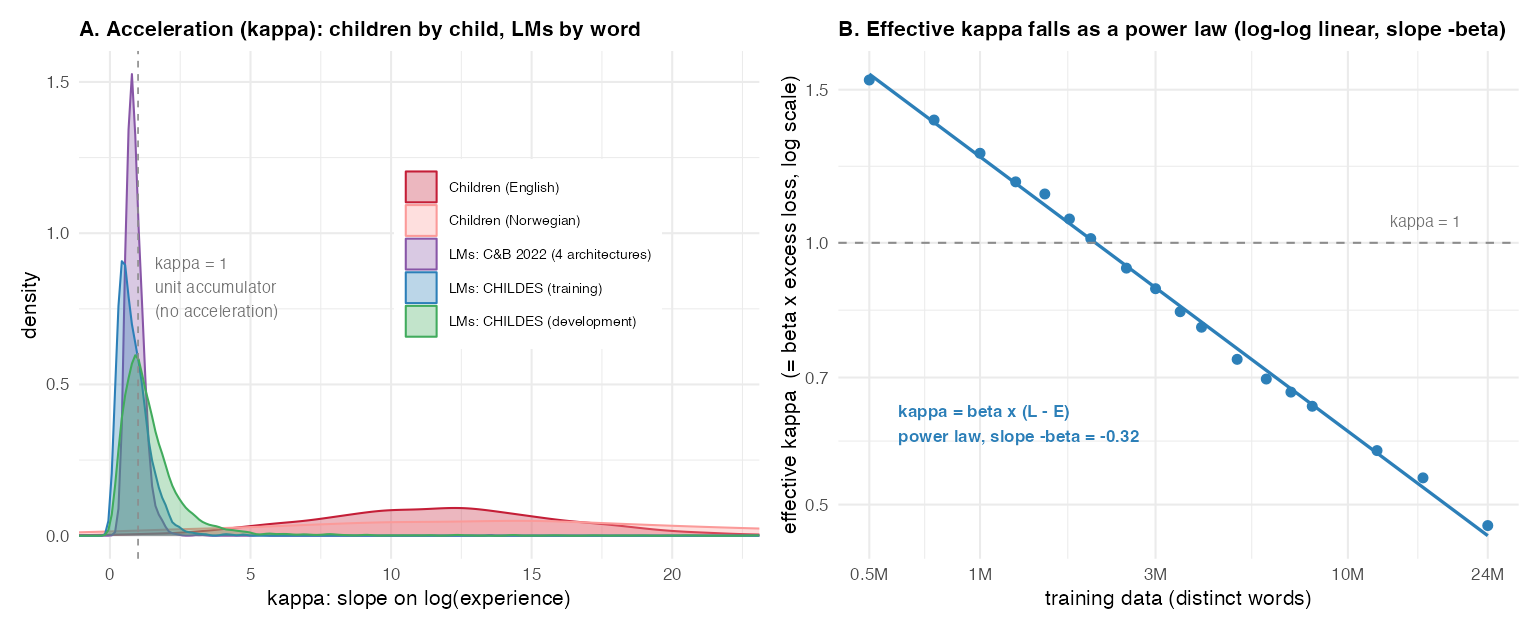

The script that saved this image:
#!/usr/bin/env Rscript
# Candidate replacement for fig-llm-acceleration (standalone; .qmd untouched):
#  A: density of acceleration kappa -- children (by child) vs LMs (by word). [current figure]
#  B: the scaling law -- excess loss (L - E) vs data, log-log, a straight power line (slope -beta).
suppressPackageStartupMessages({library(dplyr);library(readr);library(ggplot2);library(patchwork)})
ROOT<-"/Users/mcfrank/Projects/standard_model_2"; OUT<-file.path(ROOT,"studies/llm"); LM<-"#2c7fb8"

# ---- A: kappa density (reuse the paper's cached fig6 data) ----
sl <- readRDS(file.path(ROOT,"paper/cache/fig6_llm_slopes.rds"))$slopes
pal <- c("Children (English)"="#c41e37","Children (Norwegian)"="#fb9a99",
  "LMs: C&B 2022 (4 architectures)"="#8856a7","LMs: CHILDES (training)"="#2c7fb8","LMs: CHILDES (development)"="#41ab5d")
pA <- ggplot(sl, aes(slope_natural, fill=group, colour=group)) + geom_density(alpha=.32, linewidth=.5) +
  geom_vline(xintercept=1, linetype="dashed", colour="grey55", linewidth=.4) +
  annotate("text", x=1.6, y=0.92, hjust=0, vjust=1, size=3, colour="grey45",
           label="kappa = 1\nunit accumulator\n(no acceleration)") +
  scale_fill_manual(values=pal,name=NULL) + scale_colour_manual(values=pal,name=NULL) +
  coord_cartesian(xlim=c(0,22)) +
  labs(subtitle="A. Acceleration (kappa): children by child, LMs by word", x="kappa: slope on log(experience)", y="density") +
  theme_minimal(base_size=11) + theme(legend.position=c(0.66,0.60),
    legend.background=element_rect(fill="white",colour=NA), legend.text=element_text(size=7.2),
    plot.subtitle=element_text(face="bold"))

# ---- B: scaling law -- excess loss (L - E) log-log ----
bud <- read_csv(file.path(ROOT,"fits/llm/ladder_bestval_finer.csv"),show_col_types=FALSE) |>
  group_by(words) |> summarise(L=mean(surprisal),.groups="drop") |> arrange(words)
f <- nls(L ~ E + B*words^(-beta), data=bud, start=list(E=3,B=50,beta=0.3), control=nls.control(maxiter=500,warnOnly=TRUE))
E<-coef(f)["E"]; B<-coef(f)["B"]; beta<-coef(f)["beta"]
# kappa_eff = beta * (L - E)  (see derivation) -> a power law in D, log-log linear with slope -beta
bud <- bud |> mutate(kappa = beta*(L-E))
sm <- tibble(words=10^seq(log10(min(bud$words)),log10(max(bud$words)),length=100)) |> mutate(kappa=beta*B*words^(-beta))
xb<-c(5e5,1e6,3e6,1e7,2.4e7); xl<-c("0.5M","1M","3M","10M","24M")
pB <- ggplot(bud, aes(words,kappa)) + geom_line(data=sm, colour=LM, linewidth=.8) + geom_point(size=2, colour=LM) +
  geom_hline(yintercept=1, linetype="dashed", colour="grey55") +
  annotate("text", x=1.3e7, y=1.06, hjust=0, size=2.9, colour="grey45", label="kappa = 1") +
  annotate("text", x=6e5, y=0.62, hjust=0, size=3.1, colour=LM, fontface="bold",
           label=sprintf("kappa = beta x (L - E)\npower law, slope -beta = -%.2f", beta)) +
  scale_x_log10(breaks=xb,labels=xl) + scale_y_log10(breaks=c(0.5,0.7,1,1.5)) +
  labs(subtitle="B. Effective kappa falls as a power law (log-log linear, slope -beta)",
       x="training data (distinct words)", y="effective kappa  (= beta x excess loss, log scale)") +
  theme_minimal(base_size=11) + theme(plot.subtitle=element_text(face="bold"))

ggsave(file.path(OUT,"fig_llm_final.png"), pA|pB, width=11, height=4.5, dpi=140)
cat(sprintf("E=%.2f beta=%.3f\n", E, beta)); cat("wrote fig_llm_final.png\n")
